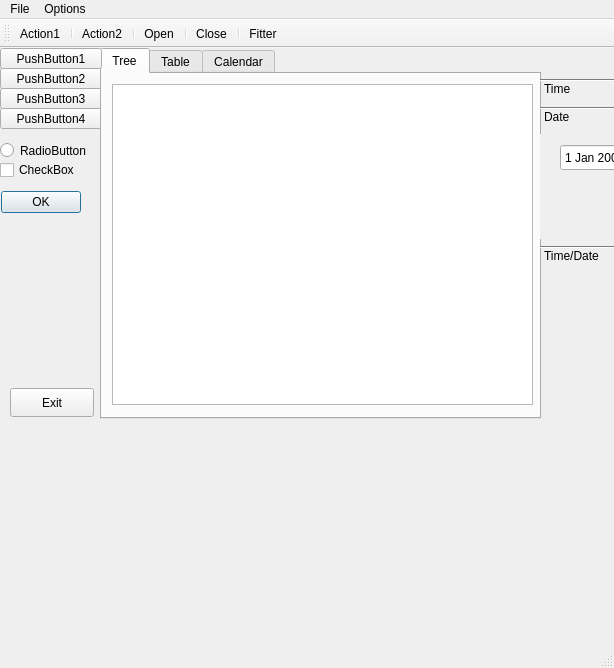
<ui version="4.0" >
 <class>First</class>
 <widget class="QMainWindow" name="First" >
  <property name="geometry" >
   <rect>
    <x>0</x>
    <y>0</y>
    <width>614</width>
    <height>668</height>
   </rect>
  </property>
  <property name="windowTitle" >
   <string>First</string>
  </property>
  <widget class="QWidget" name="centralwidget" >
   <widget class="QRadioButton" name="radioButton" >
    <property name="geometry" >
     <rect>
      <x>0</x>
      <y>90</y>
      <width>102</width>
      <height>25</height>
     </rect>
    </property>
    <property name="text" >
     <string>RadioButton</string>
    </property>
   </widget>
   <widget class="QPushButton" name="pushButton_3" >
    <property name="geometry" >
     <rect>
      <x>0</x>
      <y>40</y>
      <width>102</width>
      <height>21</height>
     </rect>
    </property>
    <property name="text" >
     <string>PushButton3</string>
    </property>
   </widget>
   <widget class="QPushButton" name="pushButton_2" >
    <property name="geometry" >
     <rect>
      <x>0</x>
      <y>20</y>
      <width>102</width>
      <height>21</height>
     </rect>
    </property>
    <property name="text" >
     <string>PushButton2</string>
    </property>
   </widget>
   <widget class="QCheckBox" name="checkBox" >
    <property name="geometry" >
     <rect>
      <x>0</x>
      <y>110</y>
      <width>102</width>
      <height>24</height>
     </rect>
    </property>
    <property name="text" >
     <string>CheckBox</string>
    </property>
   </widget>
   <widget class="QPushButton" name="exitButton" >
    <property name="geometry" >
     <rect>
      <x>10</x>
      <y>340</y>
      <width>84</width>
      <height>29</height>
     </rect>
    </property>
    <property name="text" >
     <string>Exit</string>
    </property>
   </widget>
   <widget class="QPushButton" name="pushButton_4" >
    <property name="geometry" >
     <rect>
      <x>0</x>
      <y>60</y>
      <width>102</width>
      <height>21</height>
     </rect>
    </property>
    <property name="text" >
     <string>PushButton4</string>
    </property>
   </widget>
   <widget class="QTabWidget" name="tabWidget" >
    <property name="geometry" >
     <rect>
      <x>100</x>
      <y>0</y>
      <width>441</width>
      <height>371</height>
     </rect>
    </property>
    <property name="currentIndex" >
     <number>0</number>
    </property>
    <widget class="QWidget" name="tab" >
     <attribute name="title" >
      <string>Tree</string>
     </attribute>
     <widget class="QTreeView" name="treeView" >
      <property name="geometry" >
       <rect>
        <x>10</x>
        <y>10</y>
        <width>421</width>
        <height>321</height>
       </rect>
      </property>
     </widget>
    </widget>
    <widget class="QWidget" name="tab_3" >
     <attribute name="title" >
      <string>Table</string>
     </attribute>
     <widget class="QListWidget" name="listWidget" >
      <property name="geometry" >
       <rect>
        <x>40</x>
        <y>0</y>
        <width>120</width>
        <height>94</height>
       </rect>
      </property>
     </widget>
    </widget>
    <widget class="QWidget" name="tab_2" >
     <attribute name="title" >
      <string>Calendar</string>
     </attribute>
     <widget class="QCalendarWidget" name="calendarWidget" >
      <property name="geometry" >
       <rect>
        <x>30</x>
        <y>10</y>
        <width>208</width>
        <height>175</height>
       </rect>
      </property>
     </widget>
    </widget>
   </widget>
   <widget class="QToolBox" name="toolBox" >
    <property name="geometry" >
     <rect>
      <x>540</x>
      <y>30</y>
      <width>201</width>
      <height>189</height>
     </rect>
    </property>
    <property name="currentIndex" >
     <number>1</number>
    </property>
    <widget class="QWidget" name="page" >
     <property name="geometry" >
      <rect>
       <x>0</x>
       <y>0</y>
       <width>96</width>
       <height>26</height>
      </rect>
     </property>
     <attribute name="label" >
      <string>Time</string>
     </attribute>
     <widget class="QTimeEdit" name="timeEdit" >
      <property name="geometry" >
       <rect>
        <x>10</x>
        <y>10</y>
        <width>118</width>
        <height>27</height>
       </rect>
      </property>
     </widget>
    </widget>
    <widget class="QWidget" name="page_2" >
     <property name="geometry" >
      <rect>
       <x>0</x>
       <y>0</y>
       <width>201</width>
       <height>90</height>
      </rect>
     </property>
     <attribute name="label" >
      <string>Date</string>
     </attribute>
     <widget class="QDateEdit" name="dateEdit" >
      <property name="geometry" >
       <rect>
        <x>20</x>
        <y>10</y>
        <width>110</width>
        <height>27</height>
       </rect>
      </property>
     </widget>
    </widget>
    <widget class="QWidget" name="page_3" >
     <property name="geometry" >
      <rect>
       <x>0</x>
       <y>0</y>
       <width>96</width>
       <height>26</height>
      </rect>
     </property>
     <attribute name="label" >
      <string>Time/Date</string>
     </attribute>
     <widget class="QDateTimeEdit" name="dateTimeEdit" >
      <property name="geometry" >
       <rect>
        <x>0</x>
        <y>20</y>
        <width>194</width>
        <height>27</height>
       </rect>
      </property>
     </widget>
    </widget>
   </widget>
   <widget class="QPushButton" name="PushButton_1" >
    <property name="geometry" >
     <rect>
      <x>0</x>
      <y>0</y>
      <width>102</width>
      <height>21</height>
     </rect>
    </property>
    <property name="text" >
     <string>PushButton1</string>
    </property>
    <property name="flat" >
     <bool>false</bool>
    </property>
   </widget>
   <widget class="QDialogButtonBox" name="buttonBox" >
    <property name="geometry" >
     <rect>
      <x>0</x>
      <y>140</y>
      <width>81</width>
      <height>29</height>
     </rect>
    </property>
    <property name="orientation" >
     <enum>Qt::Horizontal</enum>
    </property>
    <property name="standardButtons" >
     <set>QDialogButtonBox::Ok</set>
    </property>
   </widget>
  </widget>
  <widget class="QMenuBar" name="menubar" >
   <property name="geometry" >
    <rect>
     <x>0</x>
     <y>0</y>
     <width>614</width>
     <height>31</height>
    </rect>
   </property>
   <widget class="QMenu" name="menuFile" >
    <property name="title" >
     <string>File</string>
    </property>
    <addaction name="actionOpen" />
    <addaction name="actionClose" />
   </widget>
   <widget class="QMenu" name="menuOptions" >
    <property name="title" >
     <string>Options</string>
    </property>
    <addaction name="actionAction1" />
    <addaction name="actionAction2" />
    <addaction name="actionFitter" />
   </widget>
   <addaction name="menuFile" />
   <addaction name="menuOptions" />
  </widget>
  <widget class="QStatusBar" name="statusbar" />
  <widget class="QToolBar" name="toolBar" >
   <property name="orientation" >
    <enum>Qt::Horizontal</enum>
   </property>
   <attribute name="toolBarArea" >
    <number>4</number>
   </attribute>
   <addaction name="actionAction1" />
   <addaction name="separator" />
   <addaction name="actionAction2" />
   <addaction name="separator" />
   <addaction name="actionOpen" />
   <addaction name="separator" />
   <addaction name="actionClose" />
   <addaction name="separator" />
   <addaction name="actionFitter" />
  </widget>
  <action name="actionAction1" >
   <property name="icon" >
    <iconset resource="First.qrc" >:/images/images/color.png</iconset>
   </property>
   <property name="text" >
    <string>Action1</string>
   </property>
  </action>
  <action name="actionOpen" >
   <property name="icon" >
    <iconset resource="First.qrc" >:/images/images/open.png</iconset>
   </property>
   <property name="text" >
    <string>Open...</string>
   </property>
  </action>
  <action name="actionClose" >
   <property name="icon" >
    <iconset resource="First.qrc" >:/images/images/close.png</iconset>
   </property>
   <property name="text" >
    <string>Close...</string>
   </property>
  </action>
  <action name="actionAction2" >
   <property name="icon" >
    <iconset resource="First.qrc" >:/images/images/dynlist.png</iconset>
   </property>
   <property name="text" >
    <string>Action2</string>
   </property>
  </action>
  <action name="actionFitter" >
   <property name="icon" >
    <iconset resource="First.qrc" >:/images/images/fitter.png</iconset>
   </property>
   <property name="text" >
    <string>Fitter</string>
   </property>
  </action>
  <action name="actionAction3" >
   <property name="text" >
    <string>Action3</string>
   </property>
  </action>
 </widget>
 <resources>
  <include location="First.qrc" />
 </resources>
 <connections>
  <connection>
   <sender>PushButton_1</sender>
   <signal>released()</signal>
   <receiver>radioButton</receiver>
   <slot>toggle()</slot>
   <hints>
    <hint type="sourcelabel" >
     <x>60</x>
     <y>65</y>
    </hint>
    <hint type="destinationlabel" >
     <x>60</x>
     <y>203</y>
    </hint>
   </hints>
  </connection>
  <connection>
   <sender>exitButton</sender>
   <signal>released()</signal>
   <receiver>First</receiver>
   <slot>close()</slot>
   <hints>
    <hint type="sourcelabel" >
     <x>215</x>
     <y>424</y>
    </hint>
    <hint type="destinationlabel" >
     <x>377</x>
     <y>236</y>
    </hint>
   </hints>
  </connection>
 </connections>
</ui>
